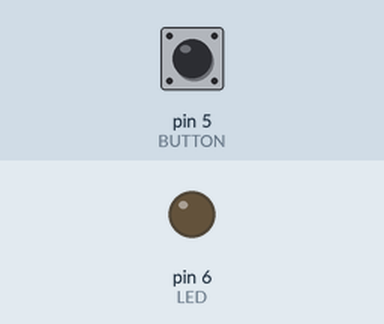
Simulated run of this sketch. Board: Arduino Uno, built with avr-gcc and run on an emulated ATmega328P. On the bench: output pins drawn as LEDs (lit = HIGH). The test bench sets the inputs (shaded band); at power-on: pin 5 (BUTTON) LOW.

Above: at 1.2 s.
1.3 s: pin 5 (BUTTON) pulled HIGH for 0.15 s
At 2.06 s:
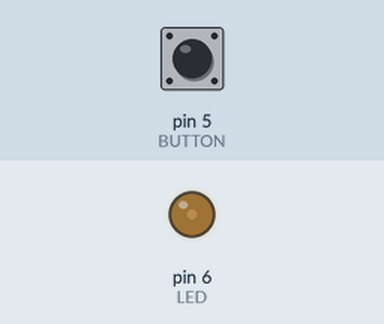
At 2.96 s:
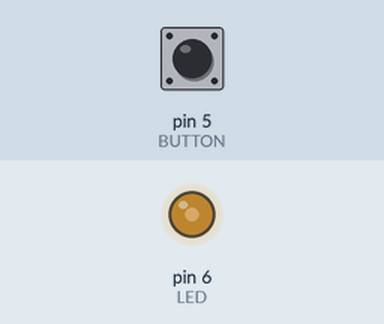
Timing chart, 0 to 10.5 s (numbered marks = the images above; inputs shaded):
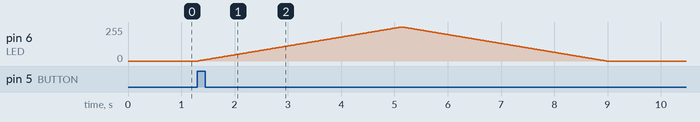

The sketch:

brighness_led.ino
```cpp
const int BUTTON = 5;
const int LED = 6;
int BUTTONstate = 0;

void setup()
{
  pinMode(BUTTON, INPUT);
  pinMode(LED, OUTPUT);
}

void loop()
{
  BUTTONstate = digitalRead(BUTTON);
  if (BUTTONstate == HIGH)
  {
    for(int i = 0; i <= 255; i++)
      {
        analogWrite(LED, i);
        delay(15);
      }
      for(int j = 255; j >= 0; j--)
      {
        analogWrite(LED, j);
        delay(15);
      }
   }
  else{
    digitalWrite(LED, LOW);
  }
}
```

Measured:
- after the input at 1.3 s, pin 6 (LED): rises from 0/255 to 255/255 in 3.8 s, then falls to 0/255 in 3.8 s
